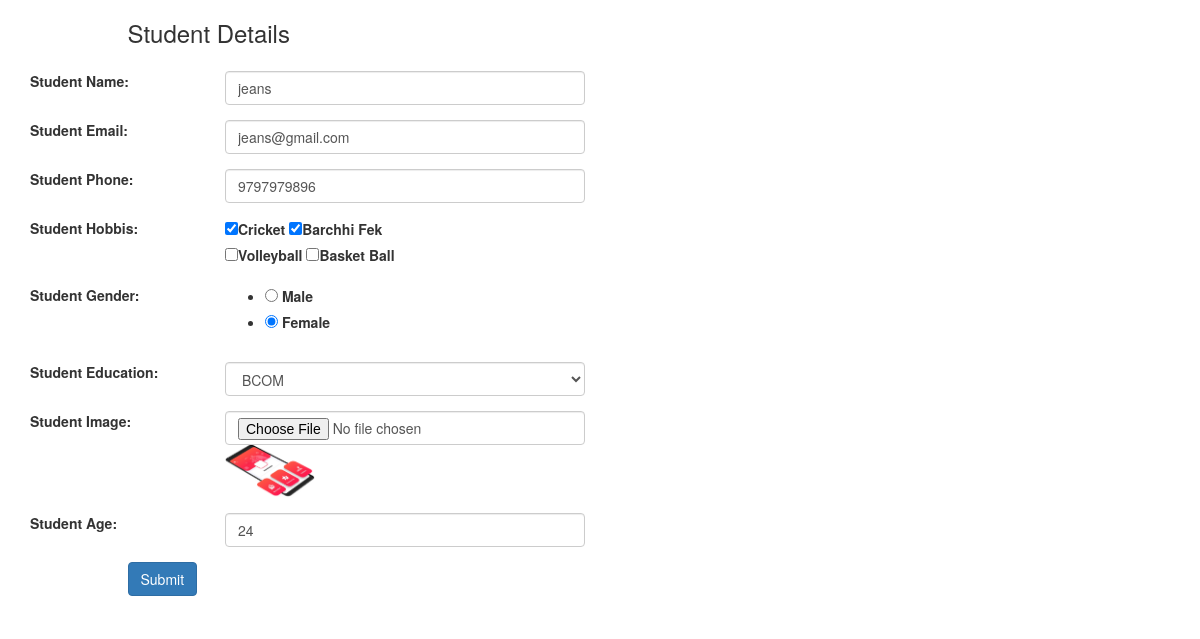
The page /update_stud/10 on the database its author committed.
### student/models.py (models this page shows)
class Stud(models.Model):
        name = models.CharField(max_length = 50 )
        email = models.EmailField(blank = True )
        number = models.IntegerField()
        hobbies = models.CharField(blank = True, max_length =255 )
        gender = models.CharField(blank = True, max_length =50 )
        education = models.CharField(blank = True, max_length =50 )
        image = models.FileField(upload_to='student_image',blank = True)
        age = models.CharField(blank = True,max_length =50 )
        class Meta:
            db_table = "student"

### student/views.py (the view)
# urls.py: path('update_stud/<int:id>', views.update_stud),
def update_stud(request, id):
     stud = Stud.objects.get(id=id)
     if request.method == "POST" :
        form = StudForm(request.POST, request.FILES, instance = stud)
        if form.is_valid():
            form.save()
            messages.success(request, 'Update successful!')
            return redirect("/show_stud")
        message = 'Something we are wrong!'
        return render(request, 'edit.html',{'message':message,'stud':form})
     else:
         form = Stud.objects.get(id=id)
         stud = StudForm(instance = form)
         content = {'stud':stud,'id':id}
         return render(request, 'edit.html',content)

### student/templates/edit.html (shortened to what this page needs)
<!DOCTYPE html>
<html lang="en">
<head>
    {% load static %}
    <link rel="stylesheet" href="https://maxcdn.bootstrapcdn.com/bootstrap/3.4.1/css/bootstrap.min.css">
</head>
<body>
        <form method="POST" class="post-form" action="/update_stud/{{id}}" enctype="multipart/form-data">
        <div class="container">
            <div class="form-group row">
                <div class="col-sm-4">
                    <h3>Student Details</h3>
                </div>
            </div>
            <div class="form-group row">
                <label class="col-sm-2 col-form-label">Student Name:</label>
                <div class="col-sm-4">
                     {{ stud.name }}
                </div>
            </div>
            <div class="form-group row">
                <label class="col-sm-2 col-form-label">Student Email:</label>
                <div class="col-sm-4">
                    {{ stud.email }}
                </div>
            </div>
            <div class="form-group row">
                <label class="col-sm-2 col-form-label">Student Phone:</label>
                <div class="col-sm-4">
                    {{ stud.number }}
                </div>
            </div>
            <div class="form-group row">
                 <label class="col-sm-2 col-form-label">Student Hobbis:</label>
                    <div class="col-sm-4">
                        <label for="id_hobbies_0"><input type="checkbox" name="hobbies" {% if 'cricket' in stud.hobbies.value %}checked{% endif %} value="cricket" id="id_hobbies_0">Cricket</label>
                        <label for="id_hobbies_1"><input type="checkbox" name="hobbies" {% if 'barchhi_fek' in stud.hobbies.value %}checked{% endif %} value="barchhi_fek" id="id_hobbies_1">Barchhi Fek</label><br>
                        <label for="id_hobbies_2"><input type="checkbox" name="hobbies" {% if 'volleyball' in stud.hobbies.value %}checked{% endif %} value="volleyball" id="id_hobbies_2">Volleyball</label>
                        <label for="id_hobbies_3"><input type="checkbox" name="hobbies" {% if 'basket_ball' in stud.hobbies.value %}checked{% endif %} value="basket_ball" id="id_hobbies_3">Basket Ball</label>
                    </div>
            </div>
            <div class="form-group row">
                <label class="col-sm-2 col-form-label">Student Gender:</label>
                    <div class="col-sm-4">
                            {{ stud.gender }}
                    </div>
            </div>
            <div class="form-group row">
                <label class="col-sm-2 col-form-label">Student Education:</label>
                    <div class="col-sm-4">
                            {{ stud.education }}
                    </div>
            </div>
            <div class="form-group row">
                <label class="col-sm-2 col-form-label">Student Image:</label>
                    <div class="col-sm-4">
                            {{ stud.image }}
                            {% if stud.image.value %}
                                    <img src="/media/{{stud.image.value}}" class="img img-responsive" width="90px">
                            {% endif %}
                    </div>
            </div>
            <div class="form-group row">
                <label class="col-sm-2 col-form-label">Student Age:</label>
                    <div class="col-sm-4">
                            {{ stud.age }}
                    </div>
            </div>
            <div class="form-group row">
                <label class="col-sm-1 col-form-label"></label>
                <div class="col-sm-4">
                    <button type="submit" class="btn btn-primary">Submit</button>
                </div>
            </div>
        </div>
    </form>

### rows shown on the page
Stud: name "jeans", email "jeans@gmail.com", number "9797979896", hobbies "☑", gender "☐ Male ☑ Female", education "BCOM", image.value (picture), age "24"
